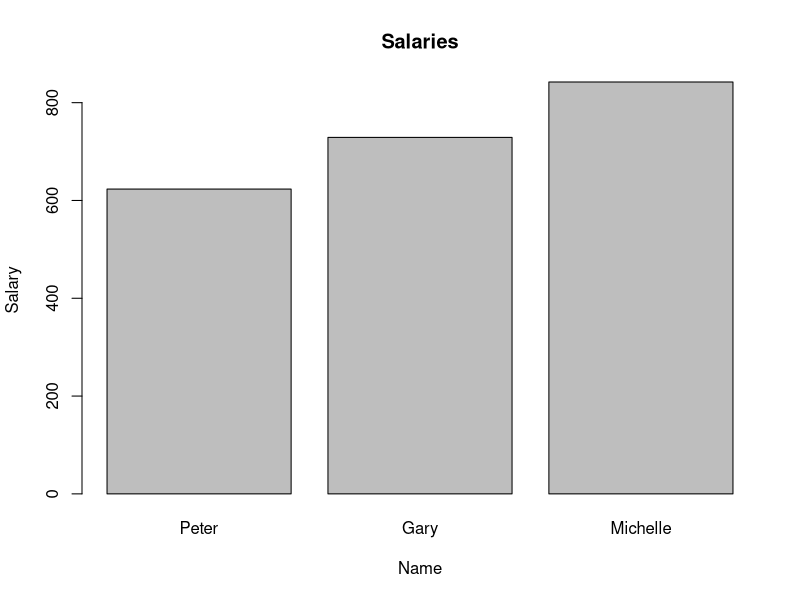
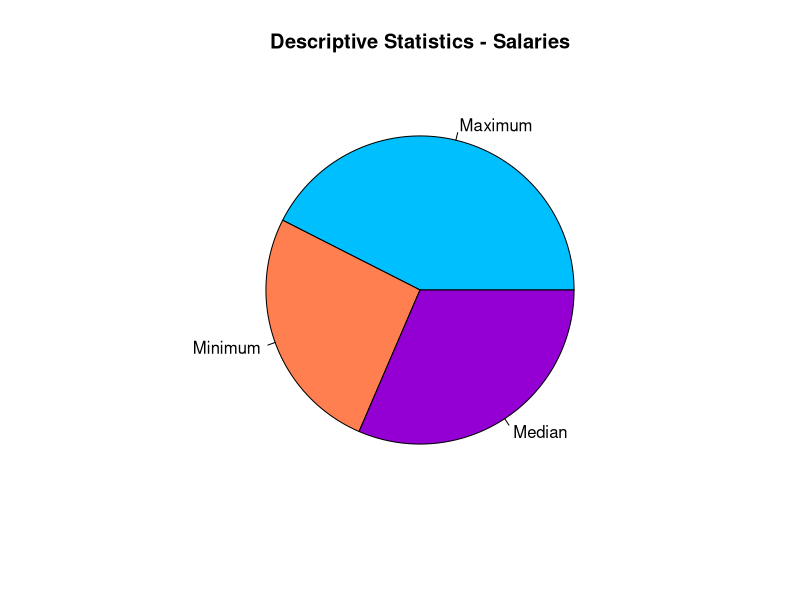

R code for these plots, in order:
# QUESTION 1: CREATING A MATRIX

# Create the first matrix
matrix1 <- matrix(c(7, 2, 9, 4, 12, 13), nrow = 2, ncol = 3)

# Create the second matrix
matrix2 <- matrix(c(1, 2, 3, 7, 8, 9, 12, 13, 14, 19, 20, 21), nrow = 3, ncol = 4)

# Matrix multiplication
matrix1%*%matrix2

# QUESTION 2: CREATING A DATAFRAME

# Create a dataframe
Data_Frame <- data.frame(
  id = c(1:5),
  name = c('Peter', 'Amy', 'Ryan', 'Gary', 'Michelle'),
  salary = c(623.30, 515.20, 611.00, 729.00, 842.25)
)

# Add department columns
DF_new <- cbind(Data_Frame, department = c('Accounting', 'Intern', 'HR', 'IT', 'Engineering'))

# Extract row 1,3,5 with column 2,3
DF_new2 <- Data_Frame[-c(2,4), -c(1,4)]

# PLOT ROW 1,4,5 AND LABEL WITH CORRESPONDING NAMES

# Set x-axis
x <- Data_Frame[-c(2,3), -c(1,3)]

# Set y-axis
y <- Data_Frame[-c(2,3), -c(1,2)]

# Plot barplot
barplot(y, names.arg = x, main="Salaries", xlab="Name", ylab="Salary")

# PLOT A PIE CHART

# Calculate max, min, median
a <- max(Data_Frame$salary)
b <- min(Data_Frame$salary)
c <- median(Data_Frame$salary)

# Create a vector of labels
mylabel <- c("Maximum", "Minimum", "Median")

# Create a vector of colors
colors <- c("deepskyblue", "coral", "darkviolet")

# Create a vector of values using variables
x <- c(max(Data_Frame$salary), min(Data_Frame$salary), median(Data_Frame$salary))

# Display pie chart
pie(x, label = mylabel, main = "Descriptive Statistics - Salaries", col = colors)
